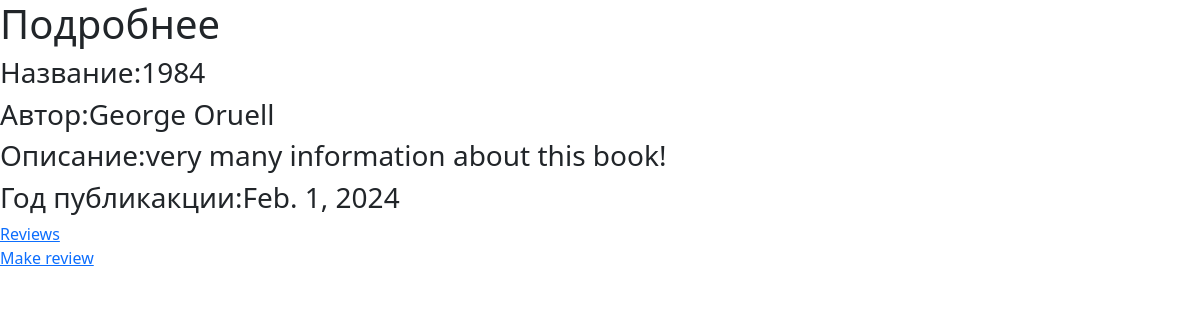
The page /1 on the database its author committed.
### main/models.py (models this page shows)
class Book(models.Model):
    title = models.CharField('Title:', max_length=30)
    author = models.ForeignKey(Author, on_delete=models.CASCADE, verbose_name='Author:')
    description = models.TextField('Description:')
    date_of_pub = models.DateField('Date of publication:')

class Author(models.Model):
    name = models.CharField('Name:', max_length=30)
    biography = models.TextField('Biography:')

### main/views.py (the view)
# urls.py: path('<int:pk>', views.More1.as_view(), name='more_book'),
class More1(DetailView):
    model = Book
    template_name = 'more_book.html'
    context_object_name = 'book'

### template/more_book.html (shortened to what this page needs)
{% load static %}
<!DOCTYPE html>
<html lang="en">
<head>
    <link href="https://cdn.jsdelivr.net/npm/bootstrap@5.3.3/dist/css/bootstrap.min.css" rel="stylesheet">
</head>
<body>
<h1>Подробнее</h1>
<h3>Название:{{ book.title }}</h3>
<h3>Автор:{{ book.author.name }}</h3>
    <h3>Описание:{{ book.description }}</h3>
    <h3>Год публикакции:{{ book.date_of_pub }}</h3>
<a href="{% url 'review' %}">Reviews</a>
<p><a href="{% url 'rate' %}">Make review</a></p>
</body>
</html>

### rows shown on the page
Book: title "1984", author.name "George Oruell", description "very many information about this book!", date_of_pub "Feb. 1, 2024"
